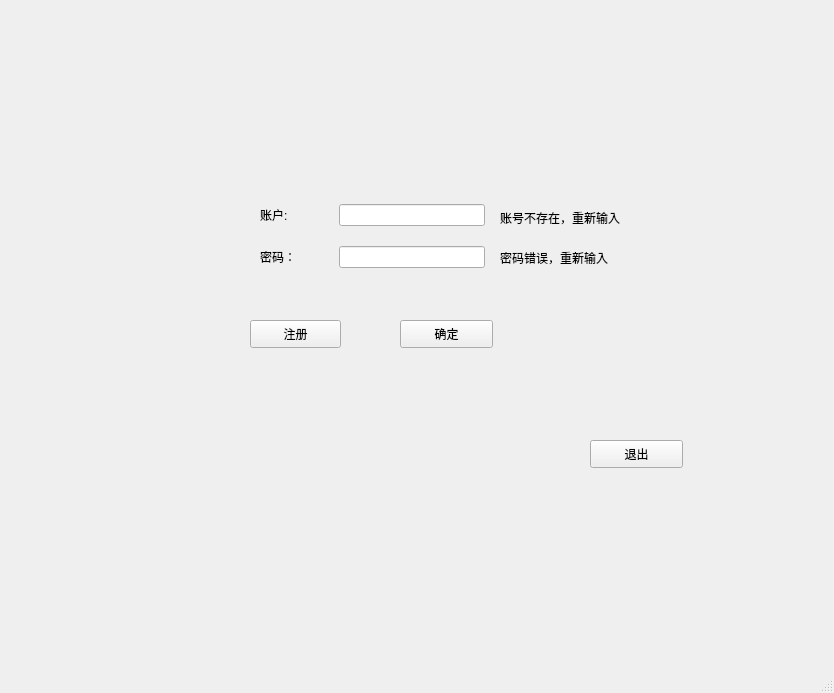
<?xml version="1.0" encoding="UTF-8"?>
<ui version="4.0">
 <class>MainWindow</class>
 <widget class="QMainWindow" name="MainWindow">
  <property name="geometry">
   <rect>
    <x>0</x>
    <y>0</y>
    <width>834</width>
    <height>693</height>
   </rect>
  </property>
  <property name="windowTitle">
   <string>login</string>
  </property>
  <property name="windowIcon">
   <iconset>
    <normalon>C:/Users/WYQ/.designer/backup/icon.ico</normalon>
   </iconset>
  </property>
  <widget class="QWidget" name="centralwidget">
   <widget class="QWidget" name="layoutWidget">
    <property name="geometry">
     <rect>
      <x>260</x>
      <y>190</y>
      <width>225</width>
      <height>92</height>
     </rect>
    </property>
    <layout class="QGridLayout" name="gridLayout">
     <item row="0" column="0">
      <widget class="QLabel" name="label">
       <property name="text">
        <string>账户:</string>
       </property>
      </widget>
     </item>
     <item row="0" column="1" colspan="2">
      <widget class="QLineEdit" name="id"/>
     </item>
     <item row="1" column="1" colspan="2">
      <widget class="QLineEdit" name="password"/>
     </item>
     <item row="1" column="0">
      <widget class="QLabel" name="label_2">
       <property name="text">
        <string>密码：</string>
       </property>
      </widget>
     </item>
    </layout>
   </widget>
   <widget class="QPushButton" name="Button_exit">
    <property name="geometry">
     <rect>
      <x>590</x>
      <y>440</y>
      <width>93</width>
      <height>28</height>
     </rect>
    </property>
    <property name="text">
     <string>退出</string>
    </property>
   </widget>
   <widget class="QPushButton" name="Button_affirm">
    <property name="geometry">
     <rect>
      <x>400</x>
      <y>320</y>
      <width>93</width>
      <height>28</height>
     </rect>
    </property>
    <property name="text">
     <string>确定</string>
    </property>
   </widget>
   <widget class="QPushButton" name="Button_login">
    <property name="geometry">
     <rect>
      <x>250</x>
      <y>320</y>
      <width>91</width>
      <height>28</height>
     </rect>
    </property>
    <property name="text">
     <string>注册</string>
    </property>
   </widget>
   <widget class="QLabel" name="label_tip">
    <property name="geometry">
     <rect>
      <x>500</x>
      <y>250</y>
      <width>141</width>
      <height>16</height>
     </rect>
    </property>
    <property name="text">
     <string>密码错误，重新输入</string>
    </property>
   </widget>
   <widget class="QLabel" name="label_3">
    <property name="geometry">
     <rect>
      <x>500</x>
      <y>210</y>
      <width>161</width>
      <height>16</height>
     </rect>
    </property>
    <property name="text">
     <string>账号不存在，重新输入</string>
    </property>
   </widget>
  </widget>
  <widget class="QMenuBar" name="menubar">
   <property name="geometry">
    <rect>
     <x>0</x>
     <y>0</y>
     <width>834</width>
     <height>26</height>
    </rect>
   </property>
  </widget>
  <widget class="QStatusBar" name="statusbar"/>
  <action name="actionFile">
   <property name="text">
    <string>File</string>
   </property>
  </action>
  <action name="actionexit">
   <property name="text">
    <string>exit</string>
   </property>
  </action>
 </widget>
 <resources/>
 <connections>
  <connection>
   <sender>Button_exit</sender>
   <signal>clicked(bool)</signal>
   <receiver>MainWindow</receiver>
   <slot>close()</slot>
   <hints>
    <hint type="sourcelabel">
     <x>648</x>
     <y>477</y>
    </hint>
    <hint type="destinationlabel">
     <x>723</x>
     <y>535</y>
    </hint>
   </hints>
  </connection>
 </connections>
</ui>
